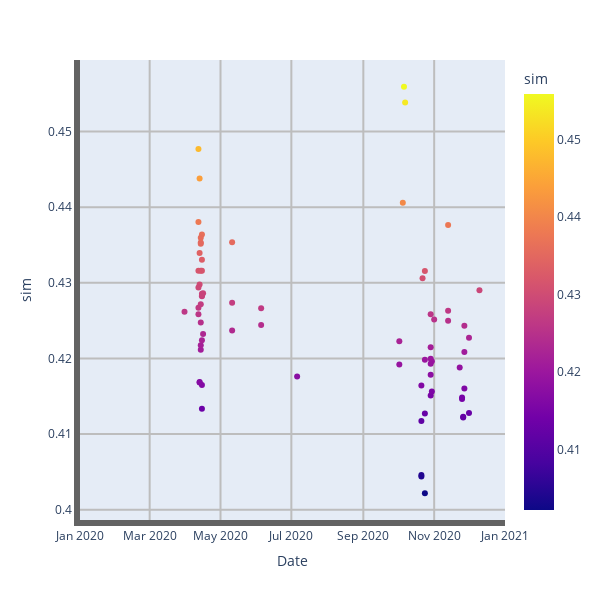

Source (notebook cell):
### Code cell
from plotly.graph_objs import Layout
from plotly.graph_objs.layout import XAxis, YAxis

start_date = datetime.date(2020, 1, 1)
end_date = datetime.date(2021, 1, 1)
fig = px.scatter(pwdb_df[pwdb_df.index.isin(search_index)], x='Date', y='sim', color='sim',
                 range_x=[start_date, end_date],
                 range_y=[start_date, end_date])
layout = Layout(
    xaxis=XAxis(
        range=[start_date, end_date],
        showgrid=True,
        zeroline=True,
        showline=True,
        gridcolor='#bdbdbd',
        gridwidth=2,
        zerolinecolor='#969696',
        zerolinewidth=4,
        linecolor='#636363',
        linewidth=6
    ),
    yaxis=YAxis(
        range=[start_date, end_date],
        showgrid=True,
        zeroline=True,
        showline=True,
        gridcolor='#bdbdbd',
        gridwidth=2,
        zerolinecolor='#969696',
        zerolinewidth=4,
        linecolor='#636363',
        linewidth=6
    ),
    height=600,
    width=600,
)
fig.update_layout(layout)
fig.show()
